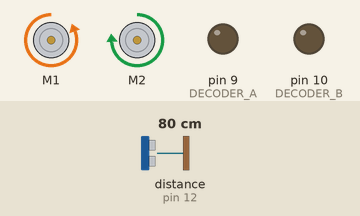
Recording of a sketch running on a simulated Arduino Uno, built with avr-gcc and run on an emulated ATmega328P. Parts: 2 × DC motor (green arrow = forward, orange = backward, longer = faster), output pins drawn as LEDs (lit = HIGH). Wiring (inferred from the names in the program): ultrasonic range finder: trigger pin 12; echo pin 12. Inputs (shaded band) come from the test bench; at power-on: distance to the obstacle (sensor on pin 12) 80 cm. The echo pulse lasts 58.3 µs per cm.

Above: at 3.3 s.
3.4 s: distance to the obstacle (sensor on pin 12) set to 4 cm
At 4.9 s:
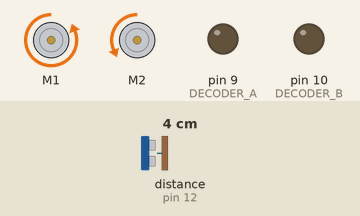
6.4 s: distance to the obstacle (sensor on pin 12) set to 2 cm
At 7.6 s:
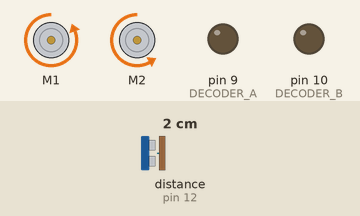
7.9 s: distance to the obstacle (sensor on pin 12) set to 9 cm
At 9.1 s:
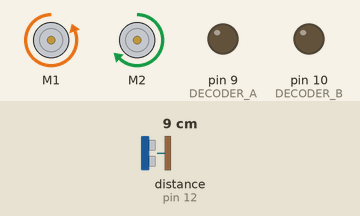
9.4 s: distance to the obstacle (sensor on pin 12) set to 18 cm
At 10.6 s:
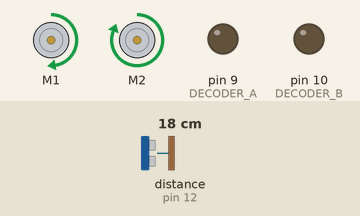
10.9 s: distance to the obstacle (sensor on pin 12) set to 35 cm
At 11.6 s:
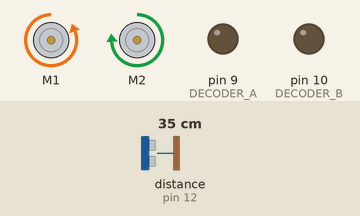
Timing chart, 0 to 13.4 s (numbered marks = the images above; inputs shaded):
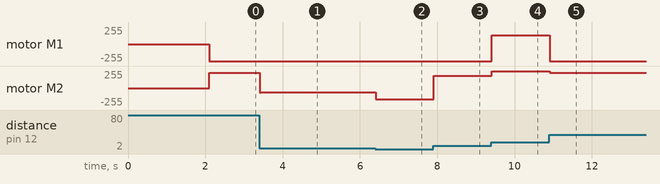

The sketch:

cg1111a_new.ino
```cpp
#include "MeMCore.h"

// Ports
#define IR 2
#define LDR 3
#define DECODER_A 9
#define DECODER_B 10
#define ULTRASONIC 12

// Constants
#define TIMEOUT 2000 // Max microseconds to wait; choose according to max distance of wall
#define SPEED_OF_SOUND 340 // Update according to your own experiment
#define ULTRA_MIN_DISTANCE 4.28 // in cm
#define TURNING_TIME_MS 330 // The time duration (ms) for turning
#define RGB_WAIT 200 //milliseconds
#define LDR_WAIT 10 //milliseconds
#define IR_THRESHOLD 860 // if the robot is too close, input will be higher than threshold
#define kP 2
#define kD 0

// RGB Colour ID
#define WHITE 0
#define BLACK 1
#define RED 2
#define GREEN 3
#define BLUE 4
#define ORANGE 5
#define PURPLE 6
#define THRESHOLD 45

// LED ID
#define RED_LED 0
#define GREEN_LED 1
#define BLUE_LED 2
#define OFF_LED 3

MeDCMotor leftMotor(M1); // Forward is -255
MeDCMotor rightMotor(M2); // Forward is 255
MeLineFollower lineFinder(PORT_4);
MeRGBLed led(0,30);
MeBuzzer buzzer;

//WHITE, BLACK, RED, GREEN, BLUE, ORANGE, PURPLE
uint16_t r_values[7] = {340, 208, 327, 227, 243, 335, 270};
uint16_t g_values[7] = {611, 382, 435, 489, 540, 494, 478};
uint16_t b_values[7] = {513, 301, 354, 352, 484, 361, 433};
int values[3] = {0, 0, 0};

void setup() {
  pinMode(DECODER_A, OUTPUT);
  pinMode(DECODER_B, OUTPUT);
  delay(100);
  toggle_led(OFF_LED);

  led.setpin(13);
  pinMode(IR, INPUT);
  pinMode(LDR, INPUT);
  delay(1000);
  Serial.begin(9600);
  delay(1000);


}
void loop() {
  pid_move(10);
  /*
  toggle_led(RED_LED);
  Serial.println(analogRead(IR));
  if (analogRead(IR) >= IR_THRESHOLD) {
    leftMotor.run(-220);
    rightMotor.run(255);
  }
  else {
    pid_move(10);
  }
  */
  delay(10);
  /*
  Serial.println(ultra_read());
  /*
  int16_t colour = check_colour();
  Serial.println(colour);
  delay(1000);
  */
  /*
  led_green();
  Serial.println(analogRead(LDR));
  delay(10);
  */


  /*
  if (analogRead(IR_SENSOR) >= 300 && analogRead(IR_SENSOR) <= 450) {
    led.setColor(0, 255, 0);
    led.show();

  }
  else {
    led.setColor(0, 0, 255);
    led.show();
  }


  digitalWrite(I1, LOW);
  digitalWrite(I2, LOW);
  delay(1000);
  digitalWrite(I1, HIGH);
  digitalWrite(I2, LOW);
  delay(1000);
  digitalWrite(I1, LOW);
  digitalWrite(I2, HIGH);
  delay(1000);
  digitalWrite(I1, HIGH);
  digitalWrite(I2, HIGH);
  delay(1000);
  */

}

void toggle_led(uint16_t colour) {
  switch(colour) {
    case OFF_LED:
      digitalWrite(DECODER_A, LOW);
      digitalWrite(DECODER_B, LOW);
      break;

    case RED_LED:
      digitalWrite(DECODER_A, HIGH);
      digitalWrite(DECODER_B, LOW);
      break;

    case GREEN_LED:
      digitalWrite(DECODER_A, LOW);
      digitalWrite(DECODER_B, HIGH);
      break;

    case BLUE_LED:
      digitalWrite(DECODER_A, HIGH);
      digitalWrite(DECODER_B, HIGH);
      break;
  }
}

float ultra_read() {
  pinMode(ULTRASONIC, OUTPUT);
  digitalWrite(ULTRASONIC, LOW);
  delayMicroseconds(2);
  digitalWrite(ULTRASONIC, HIGH);
  delayMicroseconds(10);
  digitalWrite(ULTRASONIC, LOW);
  pinMode(ULTRASONIC, INPUT);
  long duration = pulseIn(ULTRASONIC, HIGH, TIMEOUT);
  return duration / 2.0 / 1000000 * SPEED_OF_SOUND * 100;
}

bool is_colour(uint16_t colour) {
  return ((abs(values[0] - r_values[colour]) <= THRESHOLD) && (abs(values[1] - g_values[colour]) <= THRESHOLD) && (abs(values[2] - b_values[colour]) <= THRESHOLD));
}

int16_t check_colour() {
  Serial.println("START");

  for (uint16_t i = 0; i < 3; i += 1) {
    toggle_led(i);
    delay(RGB_WAIT);
    values[i] = getAvgReading(5);
    delay(RGB_WAIT);
  }
  toggle_led(OFF_LED);
  for (int i = 0; i < 3; i += 1) {
    Serial.println(values[i]);
  }
  if (is_colour(RED)) {
    return RED;
  }
  else if (is_colour(GREEN)) {
    return GREEN;
  }
  else if (is_colour(BLUE)) {
    return BLUE;
  }
  else if (is_colour(ORANGE)) {
    return ORANGE;
  }
  else if (is_colour(PURPLE)) {
    return PURPLE;
  }
  else if (is_colour(WHITE)) {
    return WHITE;
  }
  else if (is_colour(BLACK)) {
    return BLACK;
  }
  return -1;
}

bool is_on_black_line() {
  int sensorState = lineFinder.readSensors();
  if (sensorState == S1_IN_S2_IN) {
    buzzer.tone(392, 200);
  }
  delay(100);
}

uint16_t getAvgReading(uint16_t times){
  uint16_t reading;
  uint16_t total =0;
  for(uint16_t i = 0; i < times; i++){
     reading = analogRead(LDR);
     total = reading + total;
     delay(LDR_WAIT); // LDR Delay
  }
  return total/times;
}

void pid_move(float target_distance) {
  float curr_distance = ultra_read();
  float error = (target_distance - curr_distance) / target_distance; // if robot is too near the wall, error is +ve, else -ve
  float left = -(255 + kP * 255 * error);
  float right = 255 - kP * 255 * error;

  if (curr_distance == 0) {
    leftMotor.run(-255);
    rightMotor.run(230);
  }
  else {
    leftMotor.run((int16_t)left);
    rightMotor.run((int16_t)right);
  }
}
```

Measured:
- after the input at 3.4 s, motor M2: forward 230/255 → backward 67/255 at once
- after the input at 6.4 s, motor M2: backward 67/255 → backward 169/255 at once
- after the input at 7.9 s, motor M2: backward 169/255 → forward 184/255 at once
- after the input at 9.4 s, motor M1: backward 255/255 → forward 128/255 at once; motor M2: forward 184/255 → forward 255/255 at once
- after the input at 10.9 s, motor M1: forward 128/255 → backward 255/255 at once; motor M2: forward 255/255 → forward 230/255 at once
